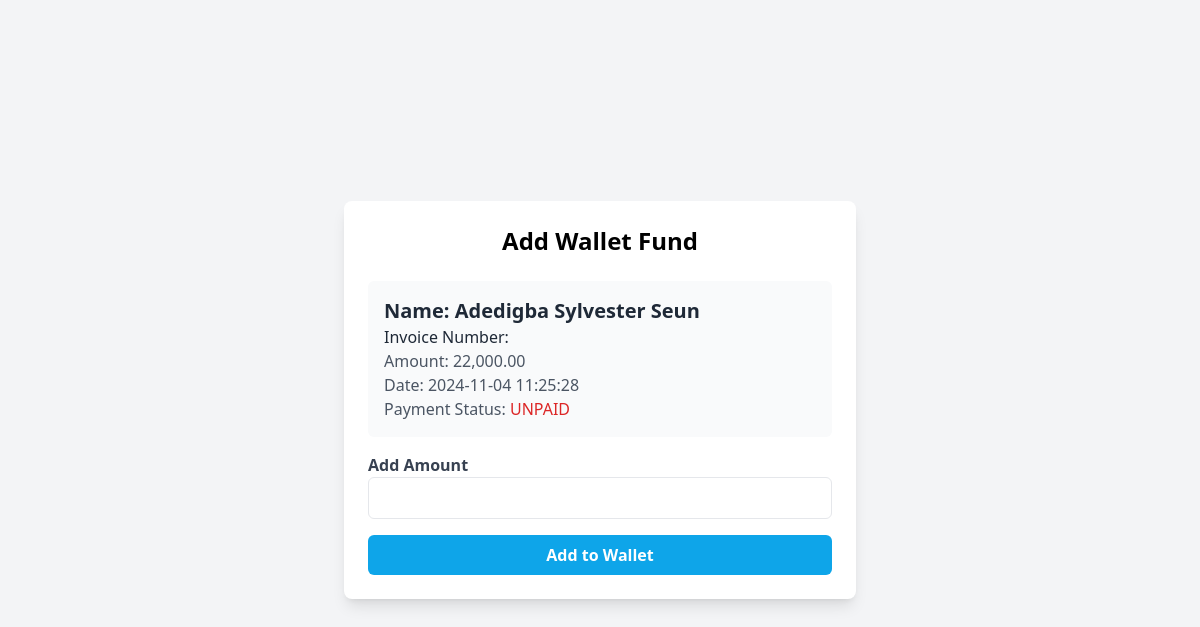
The page /portal/accounts/u_wallet.php (signed in) on the database as committed earlier.
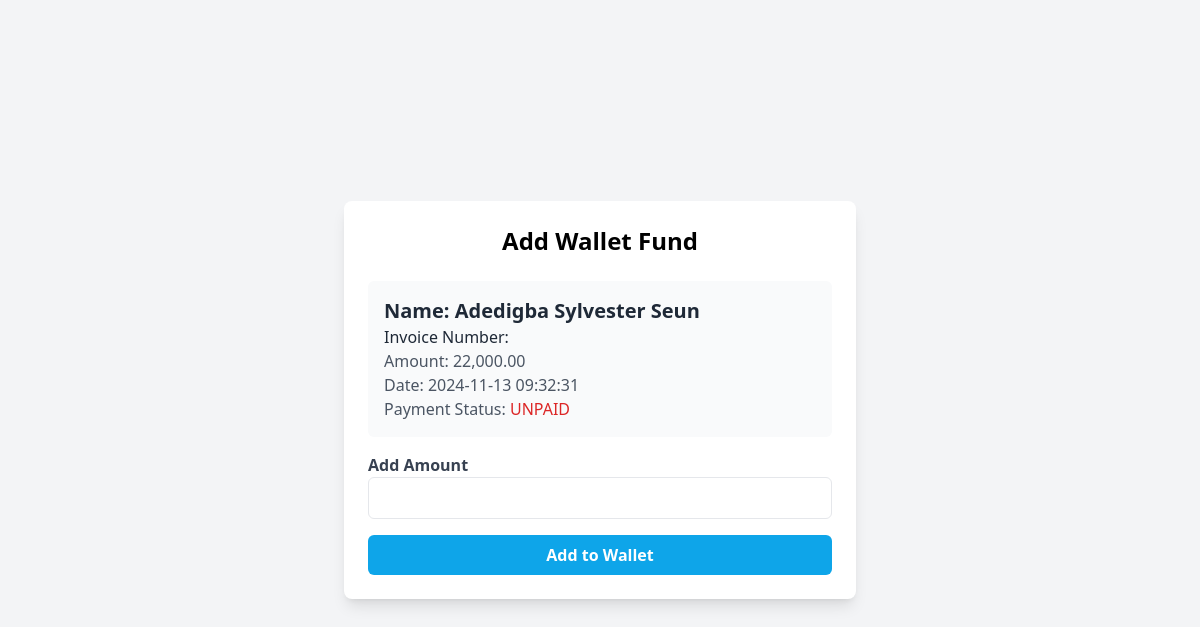
The same page on the database as committed later.
### tables this page shows
CREATE TABLE `applicants` (
  `applicant_id` int(11) NOT NULL,
  `a_status` varchar(15) NOT NULL,
  `reg_num` varchar(50) NOT NULL,
  `pwd` varchar(255) NOT NULL,
  `p_decr` varchar(255) NOT NULL,
  `w_amt` varchar(20) NOT NULL,
  `surname` varchar(50) DEFAULT NULL,
  `first_name` varchar(50) DEFAULT NULL,
  `middle_name` varchar(50) DEFAULT NULL,
  `email` varchar(100) DEFAULT NULL,
  `phone_number` varchar(15) DEFAULT NULL,
  `nationality` varchar(50) DEFAULT NULL,
  `sch_session` varchar(10) DEFAULT NULL,
  `invoice_number` varchar(50) NOT NULL,
  `course_id` int(10) NOT NULL,
  `p_status` varchar(20) NOT NULL,
  `a_date` timestamp NOT NULL DEFAULT current_timestamp() ON UPDATE current_timestamp(),
  `dob` varchar(20) NOT NULL,
  `sex` varchar(6) NOT NULL,
  `marital_status` varchar(10) NOT NULL,
  `hometown` varchar(100) NOT NULL,
  `a_address` text NOT NULL,
  `state_of_origin` varchar(100) NOT NULL,
  `lga` varchar(50) NOT NULL,
  `contact_address` text NOT NULL
);

### portal/accounts/u_wallet.php (the view, shortened to what this page needs)
<?php
include('../conx.php');
$reg = $_GET['reg_num'];
$sql = "SELECT * FROM applicants WHERE reg_num = '$reg'";
$result = $conn->query($sql);
if ($result->num_rows > 0) {
    $data = $result->fetch_assoc();
    $course_id = $data['course_id'];
}
$sql2 = "SELECT * FROM courses where id = '$course_id'";
$result2 = $conn->query($sql2);
if ($result2->num_rows > 0) {
    $row = $result2->fetch_assoc();
    $f_amount = $row['f_amount'];
    $t_fee = $row['t_fee'];
    $total = $f_amount + $t_fee;
}
$sql3 = "SELECT * FROM payment WHERE invoice_number = '$inv'";
        $result = $conn->query($sql3);
        if ($result->num_rows > 0) {
            $pay = $result->fetch_assoc();
            $p_status = "<span class='text-green-600'>" . $pay['p_status'] . "</span>";
    }  else {
        $p_status = "<span class='text-red-600'>UNPAID</span>";
    }
?>
<!DOCTYPE html>
<html lang="en">
<head>
    <link href="https://cdn.jsdelivr.net/npm/tailwindcss@2.2.19/dist/tailwind.min.css" rel="stylesheet">
    <script src="https://cdn.tailwindcss.com"></script>
    <script src="https://cdn.jsdelivr.net/npm/tailwindcss-jit-cdn@tailwindcss/latest/dist/tailwind.min.js"></script>
    <link rel="stylesheet" href="https://cdnjs.cloudflare.com/ajax/libs/font-awesome/6.6.0/css/all.min.css" />
</head>
<body class="bg-gray-100 flex items-center justify-center min-h-screen">
    <div class="w-full max-w-lg bg-white rounded-lg shadow-lg p-6">
        <h2 class="text-2xl font-bold text-center mb-6">Add Wallet Fund</h2>
        <div id="invoiceInfo" class="mb-4 p-4 bg-gray-50 rounded-md">
            <h3 class="text-xl font-semibold text-gray-800">Name: <?= $data['surname'] ?> <?= $data['first_name'] ?> <?= $data['middle_name'] ?></h3>
            <h3 class="text-gray-800">Invoice Number: <?php echo $inv; ?></h3>
            <p id="invoiceAmount" class="text-gray-600">Amount: <?php echo number_format($total,2); ?></p>
            <p id="invoiceDate" class="text-gray-600">Date: <?= $data['a_date'] ?></p>
            <p id="invoiceDate" class="text-gray-600">Payment Status: <?php echo $p_status; ?></p>
        </div>
        <form id="walletForm" method="POST" action="add_wallet.php">
            <div class="mb-4">
                <label for="walletAmount" class="block text-gray-700 font-semibold">Add Amount</label>
                <input type="number" id="walletAmount" name="walletAmount" class="w-full px-3 py-2 border rounded-md focus:outline-none focus:ring-2 focus:ring-blue-400" min="1" required>
            </div>
            <button type="submit" class="w-full bg-sky-500 text-white font-semibold py-2 rounded-md hover:bg-sky-300 transition duration-200">Add to Wallet</button>
        </form>
    </div>
</body>
</html>

Rows that differ between the two databases and show on the page:
changed applicants "Adedigba": a_date "2024-11-04 11:25:28" → "2024-11-13 09:32:31"
